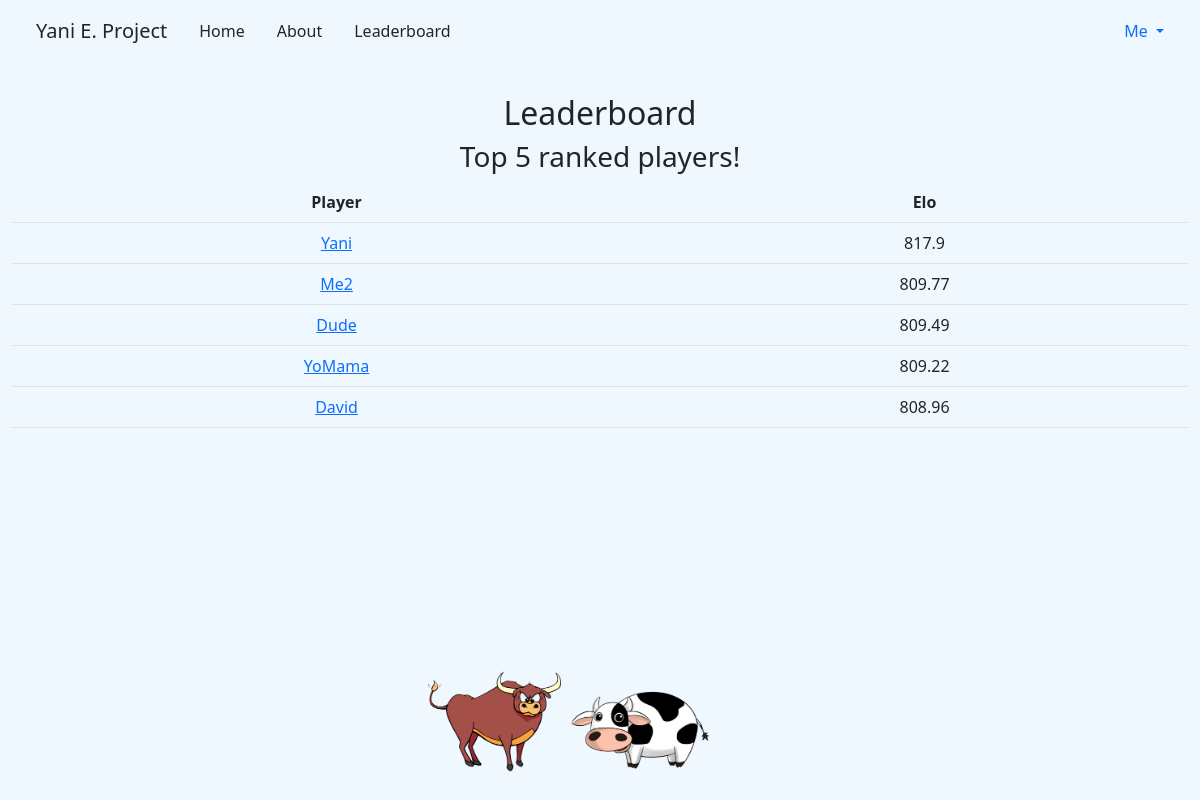
The app's page /leaderboard (signed in) with its own data.
### tables this page shows
CREATE TABLE user (id INTEGER UNIQUE PRIMARY KEY AUTOINCREMENT NOT NULL, hash TEXT NOT NULL, username TEXT NOT NULL, email VARCHAR(320),
elo FLOAT(6,2) NOT NULL);

### app.py (the view)
@app.route('/leaderboard')
def leaderboard():
  leaders = db.execute("SELECT id, elo, username FROM user ORDER BY elo DESC LIMIT 5")
  return render_template('leaderboard.html', leaders=leaders)

### templates/leaderboard.html (shortened to what this page needs)
{% extends "layout.html" %}
{% block main %}
  <h2>Leaderboard</h2>
  <h3>Top 5 ranked players!</h3>
  <table class="table">
    <thead>
      <tr>
        <th> Player </th>
        <th> Elo </th>
      </tr>
    </thead>
    <tbody>
      {% for leader in leaders %}
        <tr>
          <td> <a href="{{ url_for('profile', user_id=leader['id']) }}">{{ leader['username'] }}</a></td>
          <td> {{ leader['elo']|round(2) }} </td>
        </tr>
      {% endfor %}
    </tbody>
  </table>
{% endblock %}

### static/styles.css (style rules this page uses)
body { background-color:aliceblue; }

### records on screen
user: username "Yani", elo "817.9"
user: username "Me2", elo "809.77"
user: username "Dude", elo "809.49"
user: username "YoMama", elo "809.22"
user: username "David", elo "808.96"

### other values on screen
{{ session["user_username"] }} "Me"
